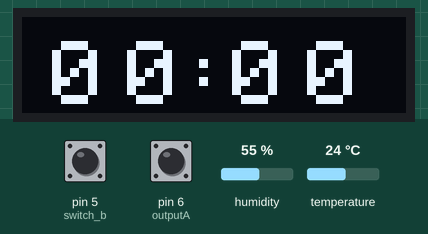
A sketch run on a simulated Arduino Uno, built with avr-gcc and run on an emulated ATmega328P. Shown: 128×32 one-colour display. Inputs (shaded band) come from the test bench; at power-on: pin 5 (switch_b) HIGH, pin 6 (outputA) HIGH, humidity 55 %, temperature 24 °C. Storage starts empty; what the sketch prints to the serial monitor is not drawn.

Above: at 2.9 s.
3.0 s: pin 5 (switch_b) pulled LOW for 3.2 s
At 6.9 s:
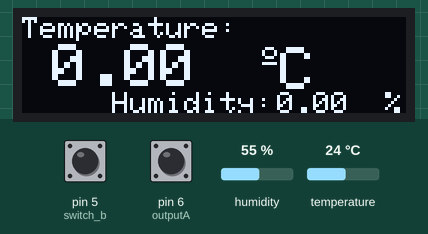
At 20.4 s:
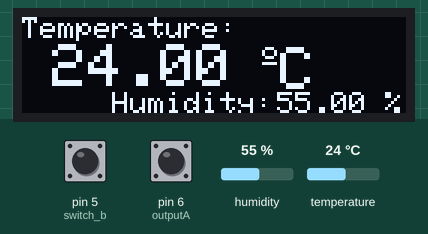
Timing chart, 0 to 21.6 s (numbered marks = the images above; inputs shaded):
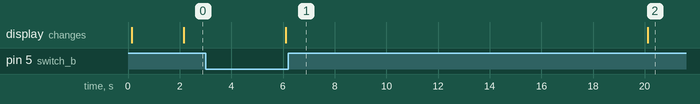

Measured:
- after the input at 3.0 s, the display: changes after 3.1 s (image 1)

The sketch:

MainCodeFun.ino
```cpp
#include <Wire.h>
#include <Adafruit_GFX.h>
#include <Adafruit_SSD1306.h>
#include <DHT.h>
#include <SPI.h>
#include <SD.h>

#define DHTPIN 8
#define DHTTYPE DHT11 //add DHT22 if newer version

DHT dht(DHTPIN, DHTTYPE);

#define SCREEN_WIDTH 128
#define SCREEN_HEIGHT 32
#define OLED_RESET -1

Adafruit_SSD1306 display(SCREEN_WIDTH, SCREEN_HEIGHT, &Wire, OLED_RESET);

#define outputA 6
#define outputB 7

const int chipSelect = 4;

unsigned long interval = 60000;
unsigned long preMillis = 0;
//unsigned long noiseAlertuntil = 0;
//const unsigned long AlertDuration = 500;
unsigned long lastRead = 0;
const unsigned long readInterval = 20000;
bool ShowTime = false;
bool LastSwitchState = HIGH;
//bool setAlarm = false;
//bool alarmChoice = false;
//bool alarmRinging = false;
//bool alarmOff = false;
float t = 0;
float h = 0;


//int soundSensor = A0;
//int LDR = A1;
//int LightLED = 9;
//int buttonPin = 2;
//int relay = 3;
//int buzzerPin = A2;

int minutes_1 = 0;
int minutes_2 = 0;
int hours_1 = 0;
int hours_2 = 0;
//int Aminutes_1 = -1;
//int Aminutes_2 = -1;
//int Ahours_1 = -1;
//int Ahours_2 = -1;


int aState;
int aLastState;
int counter = 0;
const int switch_b = 5; // button on rotary encoder module
int button_num = 0;
int currentSound;
//int lightAmt;

int switchState = 0;
//int count = 0;
//int total = 0;
//int peakSound = 0;

void logD(){

  Serial.println(F("Inside logD, checking SD.exists"));
  bool fileExists = SD.exists("sleep1.csv");
  Serial.print(F("fileExists check done: "));
  Serial.println(fileExists);

  File dataFile = SD.open("sleep1.csv", FILE_WRITE);
  Serial.print(F("SD.open returned: "));
  Serial.println(dataFile ? F("valid") : F("FAILED/invalid"));
  if (dataFile) {
    if(!fileExists){
      dataFile.println(F("Time, Temperature, Humidity, Light, Sound"));
    }
    dataFile.print(millis());
    dataFile.print(",");
    dataFile.print(t);
    dataFile.print(",");
    dataFile.print(h);
    dataFile.print(",");
//    dataFile.print (lightAmt);
    dataFile.print (",");
    dataFile.println (currentSound);
    dataFile.close();
  }
  else{
    Serial.println(F("ERROR OPENING sleep.csv " ));
  }
}

void displayTime(int h1, int h2, int m1, int m2){
  display.clearDisplay();

  display.setTextSize(3);
  display.setCursor(10, 8);
  display.print(h1);
  display.setTextSize(3);
  display.setCursor(35, 8);
  display.print(h2);
  display.setTextSize(3);
  display.setCursor(53, 8);
  display.print(":");
  display.setTextSize(3);
  display.setCursor(70, 8);
  display.print(m1);
  display.setTextSize(3);
  display.setCursor(95, 8);
  display.print(m2);

  display.display();

}

void setTime(int &h1, int &h2, int &m1, int &m2){
  aLastState = digitalRead(outputA);
    button_num = 0;

   while (button_num <= 4){

    aState = digitalRead(outputA);
    int buttonState = digitalRead(switch_b);

      if (buttonState == LOW){
        button_num++;
        counter = 0;
        delay(500);
      }

      if (aState != aLastState){
        if (digitalRead(outputB) != aState){
          counter++;
        }
        else{
          counter--;
        }
      }
      if (button_num == 1){ //HOUR 1        H1, H2, M1, M2
        if(counter > 2){
          counter = 0;
        }
        if (counter < 0){
          counter = 2;
        }
        h1 = counter;
      }
      if (button_num == 2){ //HOUR 2

        if (h1 == 2){
          if (counter > 3){
            counter = 0;
          }
          if (counter < 0){
            counter = 3;
          }
        }
        else{
          if (counter > 9){
          counter = 0;
          }
          if (counter < 0){
          counter = 9;
          }
        }

        h2 = counter;


      }
      if (button_num == 3){ //MINUTE 1
        if (counter > 5){
          counter = 0;
        }
        if (counter < 0){
         counter = 5;
        }
        m1 = counter;
      }
      if(button_num == 4){ //MINUTE 2
        if (counter > 9){
          counter = 0;
        }
        if (counter < 0){
          counter = 9;
        }
        m2 = counter;
      }

      displayTime( h1, h2, m1, m2);

      aLastState = aState;
    }

}

void updateClock(){
  minutes_2++;

    if (minutes_2 >= 10){
      minutes_2 = 0;
      minutes_1++;
    }
    if (minutes_1 >= 6){
        minutes_1 = 0;
        minutes_2 = 0;
        hours_2++;
    }
    if (hours_2 >= 10){
        hours_2 = 0;
        minutes_1 = 0;
        minutes_2 = 0;
        hours_1++;
    }
    if (hours_1 >= 2 && hours_2 >=4) {
        hours_1 = 0;
        hours_2 = 0;
       minutes_1 = 0;
       minutes_2 = 0;
    }

}

/*void NoiseAlert(){

  display.clearDisplay();

  display.setTextSize(1);
  display.setCursor(0, 0);
  display.print(F("LOUD NOISE"));

  display.display();
}

int AvrNoise(){ // t = total n = # of times
 if(count == 0) return 0;

 return total/count;

}*/

void EnvironmentShow(float t, float h){
    display.clearDisplay();

   // display temperature
    display.setTextSize(1);
    display.setCursor(0,0);
    display.print(F("Temperature: "));
    display.setTextSize(2);
    display.setCursor(10,9);
    display.print(t);
    display.print(F(" "));
    display.setCursor(80,10);
    display.setTextSize(1);
    display.cp437(true);
    display.write(167);
    display.setTextSize(2);
    display.print(F("C"));

    // display humidity
    display.setTextSize(1);
    display.setCursor(30, 25);
    display.print(F("Humidity: "));
    display.setTextSize(1);
    display.setCursor(85, 25);
    display.print(h);
    display.setCursor(115, 25);
    display.print(" %");

    display.display();
}


void setup() {                                                   //SETUP


  Serial.begin(9600);

  if (!SD.begin(chipSelect)) {
    Serial.println(F("SD failed"));
  } else {
    Serial.println(F("SD OK"));
  }

  //delay(500);

  Wire.begin();
  Wire.setClock(100000);
  delay(100);

  if(!display.begin(SSD1306_SWITCHCAPVCC, 0x3C)) {
    Serial.println(F("OLED DISPLAY FAILED"));
    while(true);
  }
  Serial.println(F("DISPLAY initialised"));

  //pinMode(buttonPin, INPUT_PULLUP);
  pinMode(switch_b, INPUT_PULLUP);
//  pinMode(soundSensor, INPUT);
  pinMode(outputA, INPUT);
  pinMode(outputB, INPUT);
  //pinMode(buzzerPin, OUTPUT);
 // pinMode(LightLED, OUTPUT);
//  pinMode(relay, OUTPUT);
 // pinMode(LDR, INPUT);
  dht.begin();
  delay(2000);
  display.clearDisplay();
  display.setTextColor(WHITE);

//  digitalWrite(LightLED, LOW);


  setTime( hours_1, hours_2, minutes_1, minutes_2);
  delay(500);

  /*while(!alarmChoice){
    display.clearDisplay();

    display.setTextSize(1);
    display.setCursor(0, 0);
    display.print(F("Do you want to set an Alarm?"));
    delay(500);
    display.display();

    if(digitalRead(switch_b) == LOW){
      alarmChoice = true;
      setAlarm = false;
      Serial.println(F("ENCODER PRESS"));

    }
    if(digitalRead(buttonPin) == LOW){
      Serial.println(F("buttonpin"));
      alarmChoice = true;
      setAlarm = true;
    }

  if (setAlarm){
    setTime( Ahours_1, Ahours_2, Aminutes_1, Aminutes_2);
  }*/


  Serial.print(F("Initialisation done."));

  }

void loop() {                                                     //LOOP

  switchState = digitalRead(switch_b);

  if(millis() - lastRead >= readInterval){
   t = dht.readTemperature();        // Temp & Humidity Readings
    h = dht.readHumidity();
    lastRead = millis();

    Serial.println(F("About to call logD()")); // add this
    logD();
    Serial.println(F("logD() returned"));
  }


 //if (millis() >= noiseAlertuntil){                                  //MAIN BLOCK


  //if (switchState == LOW && LastSwitchState == HIGH){
  //  ShowTime = !ShowTime;     //time shown
  //}
  //if (ShowTime == true){
  //  displayTime( hours_1, hours_2, minutes_1, minutes_2);
  //}

  else{

    if (isnan(h) || isnan(t)) {
    Serial.println(F("Failed to read from DHT sensor!"));
    }

    EnvironmentShow(t,h);

  }


  //lightAmt = analogRead(LDR);

  //i/f (lightAmt > 230){
  //  digitalWrite(LightLED, HIGH);
  //}
  //if ( lightAmt < 200 ){                    // Light
  //  digitalWrite(LightLED, LOW);
  //}

  /*currentSound = analogRead(soundSensor);       // Sound
  total += currentSound;
  count++;

  if (currentSound > peakSound){
    peakSound = currentSound;
  }

  if (count > 20){
    if ( peakSound >= AvrNoise() + 60 ){
      NoiseAlert();
      noiseAlertuntil = millis() + AlertDuration;
    }
    count = 0;
    total = 0;
    peakSound = 0;
  }*/


  unsigned long curMillis = millis();
  // h1,h2,m1,m2

    if (curMillis - preMillis >= interval){
      preMillis = curMillis;
      updateClock();
    }

   // if (Aminutes_1 == minutes_1 && Aminutes_2 == minutes_2 && Ahours_1 == hours_1 && Ahours_2 == hours_2 && alarmOff == false){
   //   alarmRinging = true;
   // }
   // else if(!(Aminutes_1 == minutes_1 && Aminutes_2 == minutes_2 && Ahours_1 == hours_1 && Ahours_2 == hours_2)){
   //   alarmOff = false;
   // }

   // if(alarmRinging){
   //   digitalWrite(buzzerPin, HIGH);
   //   if (digitalRead(buttonPin) == LOW){
   //     alarmRinging = false;
   //     alarmOff = true;
   //     digitalWrite(buzzerPin, HIGH);
   //   }
   // }
   // else{
   //   digitalWrite(buzzerPin, LOW);
   // }


    //if (t > 24){
    //  digitalWrite(relay, HIGH);
    //}
    //else{
    //  digitalWrite(relay, LOW);
    //}


  LastSwitchState = switchState;

}
```
